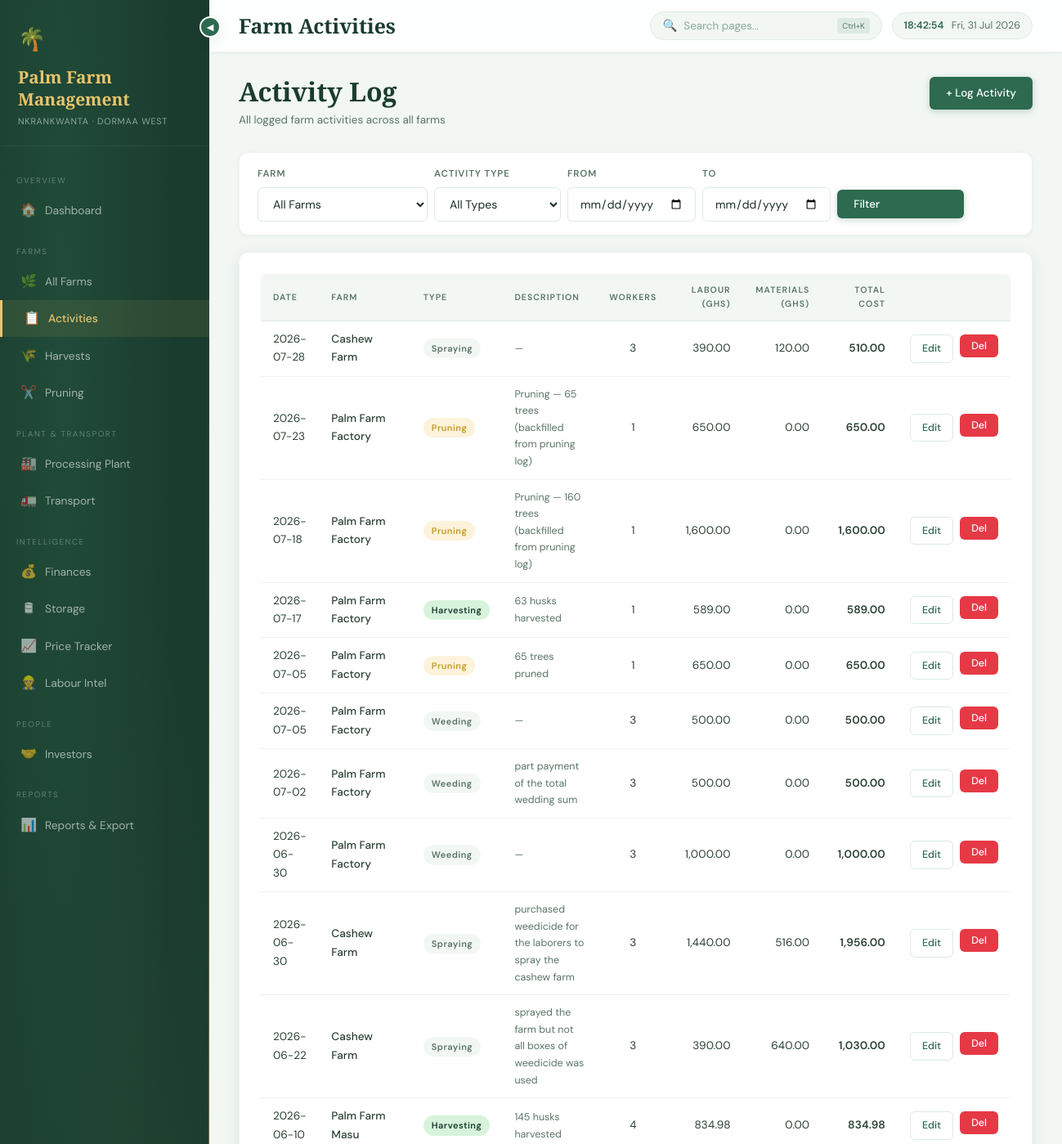
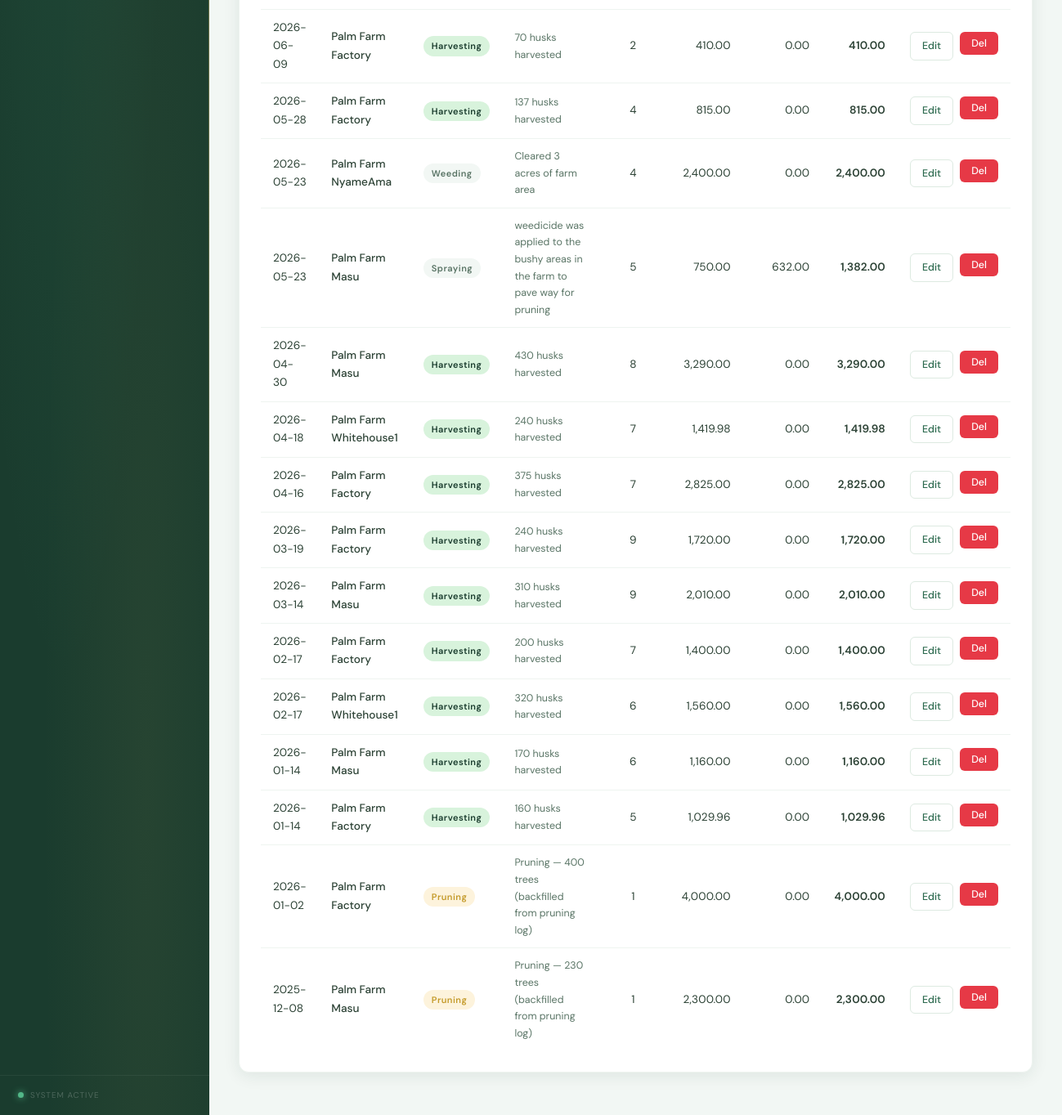
The page /activities/ on the database its author committed (2 pictures, top to bottom).
### tables this page shows
CREATE TABLE farms (
    id              INTEGER PRIMARY KEY AUTOINCREMENT,
    name            TEXT NOT NULL,
    location        TEXT,
    constituency    TEXT,
    size_acres      REAL,
    crop_type       TEXT CHECK(crop_type IN ('Oil Palm', 'Cashew')),
    status          TEXT CHECK(status IN ('Active', 'Inactive', 'Development')),
    total_trees     INTEGER DEFAULT 0,
    notes           TEXT,
    created_at      DATE DEFAULT (DATE('now'))
);

### routes/activities.py (the view)
@activities_bp.route('/')
def index():
    farm_id   = request.args.get('farm_id', '')
    act_type  = request.args.get('activity_type', '')
    date_from = request.args.get('date_from', '')
    date_to   = request.args.get('date_to', '')
    sql    = """SELECT a.*, f.name AS farm_name
                FROM activities a JOIN farms f ON f.id=a.farm_id WHERE 1=1"""
    params = []
    if farm_id:
        sql += " AND a.farm_id=?"; params.append(farm_id)
    if act_type:
        sql += " AND a.activity_type=?"; params.append(act_type)
    if date_from:
        sql += " AND a.date>=?"; params.append(date_from)
    if date_to:
        sql += " AND a.date<=?"; params.append(date_to)
    sql += " ORDER BY a.date DESC"
    activities = query(sql, params)
    farms      = get_all_farms()
    return render_template('activities/index.html',
        activities=activities, farms=farms,
        activity_types=ACTIVITY_TYPES,
        filters=dict(farm_id=farm_id, activity_type=act_type,
                     date_from=date_from, date_to=date_to),
    )

### database/db.py (called while the page is built)
def get_connection():
    conn = sqlite3.connect(DB_PATH)
    conn.row_factory = sqlite3.Row
    conn.execute("PRAGMA foreign_keys = ON")
    return conn

def query(sql, params=(), one=False):
    conn = get_connection()
    cur = conn.execute(sql, params)
    rv = cur.fetchone() if one else cur.fetchall()
    conn.close()
    return rv

def get_all_farms():
    return query("SELECT * FROM farms ORDER BY id")

### templates/activities/index.html (shortened to what this page needs)
{% extends 'base.html' %}
{% block page_title %}Farm Activities{% endblock %}
{% block content %}
<div class="page-header">
  <div><h2>Activity Log</h2><p>All logged farm activities across all farms</p></div>
  <a href="{{ url_for('activities.add') }}" class="btn btn-primary">+ Log Activity</a>
</div>
<div class="filter-bar">
  <form method="GET" class="flex gap-2 items-center" style="flex-wrap:wrap;width:100%;">
    <div class="form-group"><label>Farm</label>
      <select name="farm_id"><option value="">All Farms</option>
      </select></div>
    <div class="form-group"><label>Activity Type</label>
      <select name="activity_type"><option value="">All Types</option>
      </select></div>
    <div class="form-group"><label>From</label><input type="date" name="date_from" value="{{ filters.date_from }}"></div>
    <div class="form-group"><label>To</label><input type="date" name="date_to" value="{{ filters.date_to }}"></div>
    <div class="form-group" style="justify-content:flex-end;"><label>&nbsp;</label>
      <button type="submit" class="btn btn-primary">Filter</button></div>
  </form>
</div>
<div class="card">
  <div class="table-wrap">
    <table>
      <thead>
        <tr>
          <th>Date</th><th>Farm</th><th>Type</th><th>Description</th>
          <th class="text-center">Workers</th>
          <th class="text-right">Labour (GHS)</th>
          <th class="text-right">Materials (GHS)</th>
          <th class="text-right">Total Cost</th>
          <th></th>
        </tr>
      </thead>
      <tbody>
      {% for a in activities %}
      <tr>
        <td>{{ a['date'] }}</td>
        <td style="font-weight:500;">{{ a['farm_name'] }}</td>
        <td>
          <span class="badge
            {% if a['activity_type']=='Harvesting' %}badge-green
            {% elif a['activity_type']=='Pruning' %}badge-gold
            {% elif a['activity_type']=='Planting' %}badge-amber
            {% else %}badge-grey{% endif %}">
            {{ a['activity_type'] }}
          </span>
        </td>
        <td class="small muted">{{ a['description'] or '—' }}</td>
        <td class="text-center">{{ a['num_labourers'] or '—' }}</td>
        <td class="text-right mono">{{ '{:,.2f}'.format(a['labour_cost'] or 0) }}</td>
        <td class="text-right mono">{{ '{:,.2f}'.format(a['materials_cost'] or 0) }}</td>
        <td class="text-right mono bold">{{ '{:,.2f}'.format(a['total_cost'] or 0) }}</td>
        <td>
          <div class="flex gap-2">
            <a href="{{ url_for('activities.edit', activity_id=a['id']) }}" class="btn btn-sm btn-outline">Edit</a>
            <form method="POST" action="{{ url_for('activities.delete', activity_id=a['id']) }}" data-confirm="Delete this activity?">
              <button class="btn btn-sm btn-danger">Del</button>
            </form>
          </div>
        </td>
      </tr>
      {% else %}
      <tr><td colspan="9" class="text-center muted" style="padding:40px;">No activities found.</td></tr>
      {% endfor %}
      </tbody>
    </table>
  </div>
</div>
{% endblock %}

### templates/base.html (style rules this page uses)
:root { --green-dark: #1a3c2e; --green-mid: #2d6a4f; --green-light: #52b788; --green-pale: #d8f3dc; --green-wash: #eef7f1; --gold: #e9c46a; --gold-dark: #c49a2a; --gold-pale: #fdf3dc; --red: #e63946; --red-pale: #fdecea; --amber: #f4a261; --amber-pale: #fef0e0; --white: #ffffff; --off-white: #f8faf9; --surface: #f2f7f4; --border: #ddeae1; --border-soft: #eef4f0; --ink: #1a2e25; --ink-mid: #2c4235; --ink-soft: #5a7566; --ink-muted: #8aab97; --sidebar-w: 256px; --r-sm: 6px; --r: 12px; --r-lg: 18px; --shadow-sm: 0 1px 4px rgba(26,60,46,0.06); --shadow: 0 4px 20px rgba(26,60,46,0.09); --shadow-lg: 0 8px 40px rgba(26,60,46,0.13); --shadow-gold: 0 4px 20px rgba(196,154,42,0.2); }
*, *::before, *::after { box-sizing: border-box; margin: 0; padding: 0; }
html { scroll-behavior: smooth; }
body { font-family: 'DM Sans', sans-serif; background: var(--surface); color: var(--ink); display: flex; min-height: 100vh; font-size: 14px; line-height: 1.65; -webkit-font-smoothing: antialiased; }
.card { background: var(--white); border-radius: var(--r); box-shadow: var(--shadow); padding: 26px; margin-bottom: 22px; border: 1px solid var(--border-soft); transition: box-shadow 0.22s ease, transform 0.22s ease; position: relative; overflow: hidden; }
.card::before { content: ''; position: absolute; top: 0; left: 0; right: 0; height: 2px; background: linear-gradient(90deg, var(--green-mid), var(--gold), var(--green-mid)); transform: scaleX(0); transform-origin: left; transition: transform 0.3s ease; }
.table-wrap { overflow-x: auto; border-radius: var(--r-sm); }
table { width: 100%; border-collapse: collapse; font-size: 0.85rem; }
thead th { background: var(--surface); color: var(--ink-soft); text-align: left; padding: 11px 15px; font-size: 0.66rem; text-transform: uppercase; letter-spacing: 0.1em; font-weight: 600; border-bottom: 1px solid var(--border); }
tbody tr { border-bottom: 1px solid var(--border-soft); transition: background 0.12s; }
tbody tr:last-child { border-bottom: none; }
tbody td { padding: 11px 15px; vertical-align: middle; color: var(--ink-mid); }
.text-right { text-align: right; }
.text-center { text-align: center; }
.mono { font-variant-numeric: tabular-nums; letter-spacing: 0.01em; }
.badge { display: inline-flex; align-items: center; padding: 3px 10px; border-radius: 20px; font-size: 0.69rem; font-weight: 600; letter-spacing: 0.04em; }
.badge-green { background: var(--green-pale); color: var(--green-dark); }
.badge-grey { background: var(--surface); color: var(--ink-soft); }
.badge-gold { background: var(--gold-pale); color: var(--gold-dark); }
.btn { display: inline-flex; align-items: center; gap: 7px; padding: 9px 20px; border-radius: var(--r-sm); font-family: 'DM Sans', sans-serif; font-size: 0.84rem; font-weight: 500; cursor: pointer; text-decoration: none; border: none; transition: all 0.2s cubic-bezier(0.34,1.56,0.64,1); }
.btn-primary { background: var(--green-mid); color: white; box-shadow: 0 2px 8px rgba(45,106,79,0.28); }
.btn-outline { background: transparent; color: var(--green-mid); border: 1.5px solid var(--border); }
.btn-danger { background: var(--red); color: white; }
.btn-sm { padding: 6px 14px; font-size: 0.78rem; }
.form-group { display: flex; flex-direction: column; gap: 7px; }
label { font-size: 0.72rem; font-weight: 600; color: var(--ink-soft); text-transform: uppercase; letter-spacing: 0.08em; }
input, select, textarea { padding: 10px 14px; border: 1.5px solid var(--border); border-radius: var(--r-sm); font-family: 'DM Sans', sans-serif; font-size: 0.88rem; color: var(--ink); background: var(--white); transition: border-color 0.15s, box-shadow 0.15s; width: 100%; }
.filter-bar { background: var(--white); border-radius: var(--r); padding: 16px 22px; margin-bottom: 20px; box-shadow: var(--shadow-sm); border: 1px solid var(--border-soft); display: flex; align-items: flex-end; gap: 12px; flex-wrap: wrap; }
.filter-bar .form-group { min-width: 155px; margin: 0; }
.page-header { display: flex; align-items: flex-start; justify-content: space-between; margin-bottom: 28px; }
.page-header h2 { font-family: 'Cormorant Garamond', serif; font-size: 2rem; font-weight: 600; color: var(--green-dark); line-height: 1.15; }
.page-header p { font-size: 0.84rem; color: var(--ink-soft); margin-top: 5px; }
.flex { display: flex; }
.items-center { align-items: center; }
.gap-2 { gap: 8px; }
.muted { color: var(--ink-soft); font-size: 0.84rem; }
.small { font-size: 0.78rem; }
.bold { font-weight: 600; }

### rows shown on the page
farms: date "2026-05-28", farm_name "Palm Farm Factory", activity_type "Harvesting", a "137 husks harvested", id "4", a "815.00", a "0.00"
farms: date "2026-01-14", farm_name "Palm Farm Masu", activity_type "Harvesting", a "170 husks harvested", id "6", a "1,160.00", a "0.00"

### other values the page prints
{{ a['date'] }} "2026-07-28" "2026-07-23" "2026-07-18" "2026-07-17" "2026-07-05" "2026-07-05" "2026-07-02" "2026-06-30" "2026-06-30" "2026-06-22" "2026-06-10" "2026-06-09" "2026-05-23" "2026-05-23" "2026-04-30" "2026-04-18" "2026-04-16" "2026-03-19" "2026-03-14" "2026-02-17" "2026-02-17" "2026-01-14" "2026-01-02" "2025-12-08"
{{ a['farm_name'] }} "Cashew Farm" "Palm Farm Factory" "Palm Farm Factory" "Palm Farm Factory" "Palm Farm Factory" "Palm Farm Factory" "Palm Farm Factory" "Palm Farm Factory" "Cashew Farm" "Cashew Farm" "Palm Farm Masu" "Palm Farm Factory" "Palm Farm NyameAma" "Palm Farm Masu" "Palm Farm Masu" "Palm Farm Whitehouse1" "Palm Farm Factory" "Palm Farm Factory" "Palm Farm Masu" "Palm Farm Factory" "Palm Farm Whitehouse1" "Palm Farm Factory" "Palm Farm Factory" "Palm Farm Masu"
{{ a['activity_type'] }} "Spraying" "Pruning" "Pruning" "Harvesting" "Pruning" "Weeding" "Weeding" "Weeding" "Spraying" "Spraying" "Harvesting" "Harvesting" "Weeding" "Spraying" "Harvesting" "Harvesting" "Harvesting" "Harvesting" "Harvesting" "Harvesting" "Harvesting" "Harvesting" "Pruning" "Pruning"
{{ a['description'] or '—' }} "—" "Pruning — 65 trees (backfilled from pruning log)" "Pruning — 160 trees (backfilled from pruning log)" "63 husks harvested" "65 trees pruned" "—" "part payment of the total wedding sum" "—" "purchased weedicide for the laborers to spray the cashew farm" "sprayed the farm but not all boxes of weedicide was used" "145 husks harvested" "70 husks harvested" "Cleared 3 acres of farm area" "weedicide was applied to the bushy areas in the farm to pave way for pruning" "430 husks harvested" "240 husks harvested" "375 husks harvested" "240 husks harvested" "310 husks harvested" "200 husks harvested" "320 husks harvested" "160 husks harvested" "Pruning — 400 trees (backfilled from pruning log)" "Pruning — 230 trees (backfilled from pruning log)"
{{ a['num_labourers'] or '—' }} "3" "1" "1" "1" "1" "3" "3" "3" "3" "3" "4" "2" "4" "5" "8" "7" "7" "9" "9" "7" "6" "5" "1" "1"
{{ '{:,.2f}'.format(a['labour_cost'] or 0) }} "390.00" "650.00" "1,600.00" "589.00" "650.00" "500.00" "500.00" "1,000.00" "1,440.00" "390.00" "834.98" "410.00" "2,400.00" "750.00" "3,290.00" "1,419.98" "2,825.00" "1,720.00" "2,010.00" "1,400.00" "1,560.00" "1,029.96" "4,000.00" "2,300.00"
{{ '{:,.2f}'.format(a['materials_cost'] or 0) }} "120.00" "0.00" "0.00" "0.00" "0.00" "0.00" "0.00" "0.00" "516.00" "640.00" "0.00" "0.00" "0.00" "632.00" "0.00" "0.00" "0.00" "0.00" "0.00" "0.00" "0.00" "0.00" "0.00" "0.00"
{{ '{:,.2f}'.format(a['total_cost'] or 0) }} "510.00" "650.00" "1,600.00" "589.00" "650.00" "500.00" "500.00" "1,000.00" "1,956.00" "1,030.00" "834.98" "410.00" "2,400.00" "1,382.00" "3,290.00" "1,419.98" "2,825.00" "1,720.00" "2,010.00" "1,400.00" "1,560.00" "1,029.96" "4,000.00" "2,300.00"
